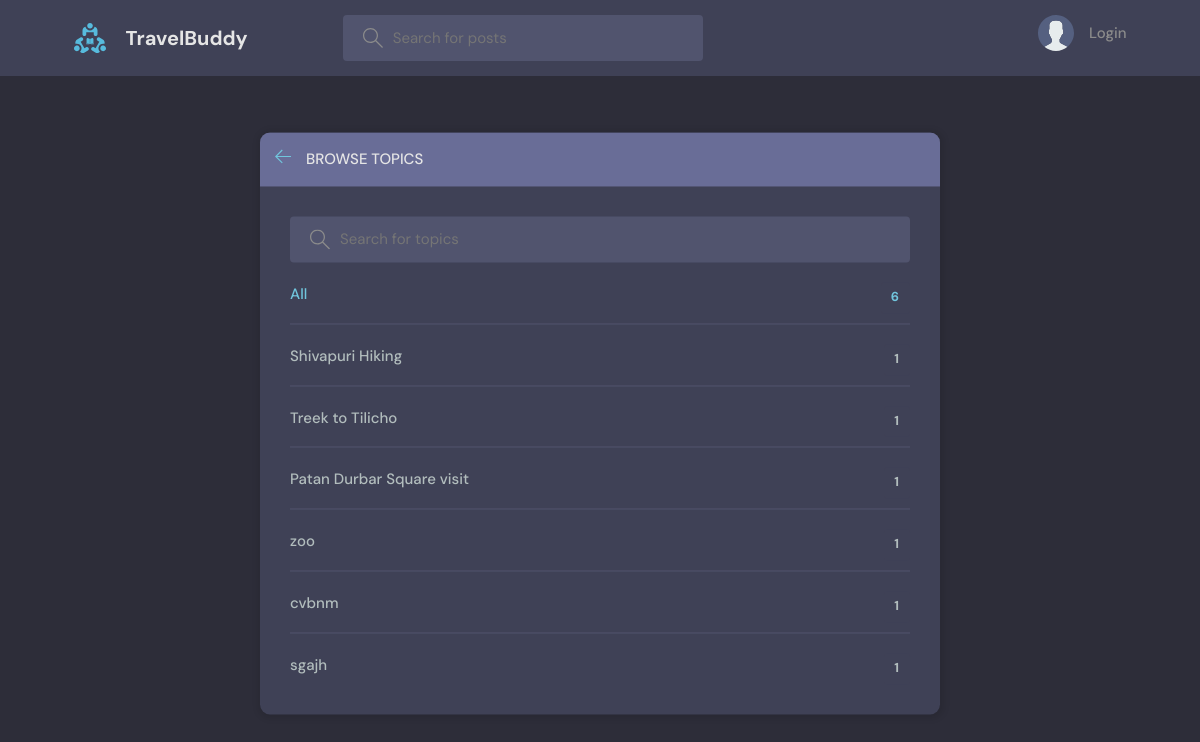
Before: /mainpage/chatbox/topics/ with the older database file.
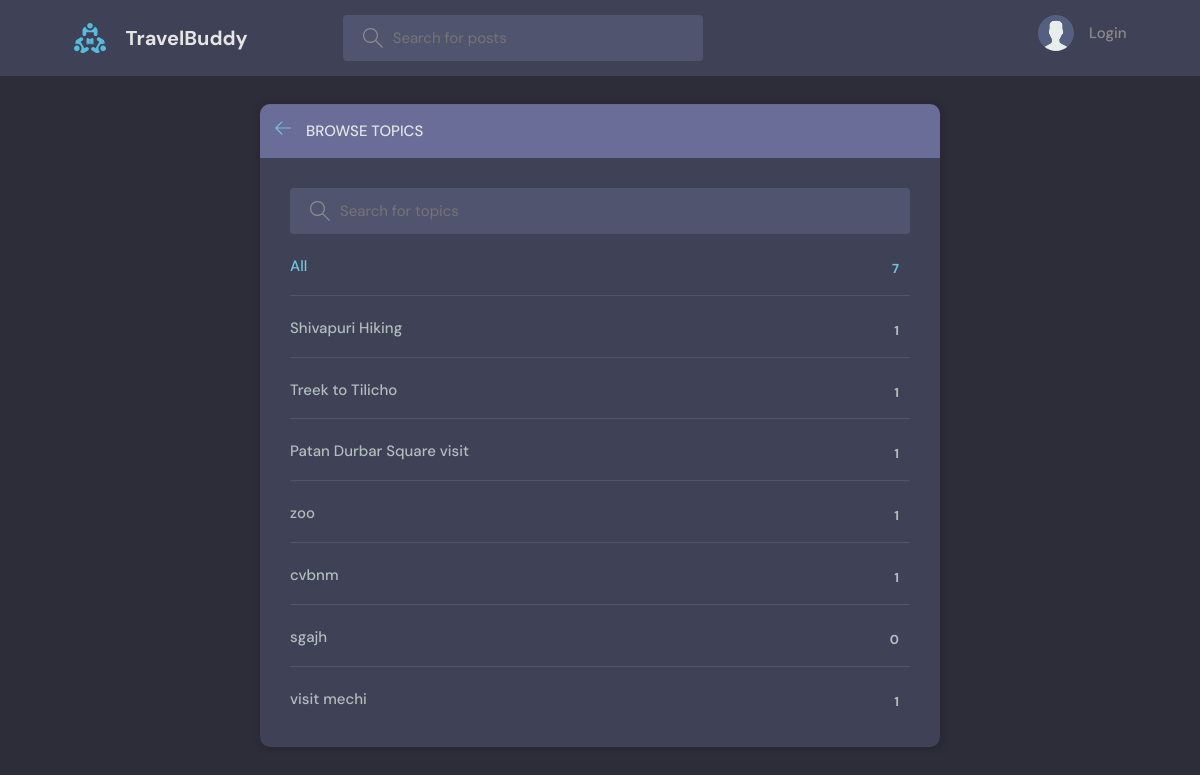
After: the same page with the newer database file.
### chatbox/models.py (models this page shows, shortened)
class Topic(models.Model):
    name = models.CharField(max_length=200)

### chatbox/views.py (the view)
# urls.py: path('topics/',views.topicsPage, name="topics"),
def topicsPage(request):
    q = request.GET.get('q') if request.GET.get('q') != None else ""
    topics = Topic.objects.filter(name__icontains=q)
    return render(request, 'chatbox/topics.html',{'topics':topics})

### chatbox/templates/chatbox/topics.html (shortened to what this page needs)
{% extends 'mains.html' %}
{% block content %}
<main class="create-room layout">
  <div class="container">
    <div class="layout__box">
      <div class="layout__boxHeader">
        <div class="layout__boxTitle">
          <a href="{% url 'index' %}">
            <svg version="1.1" xmlns="http://www.w3.org/2000/svg" width="32" height="32" viewBox="0 0 32 32">
              <title>arrow-left</title>
              <path
                d="M13.723 2.286l-13.723 13.714 13.719 13.714 1.616-1.611-10.96-10.96h27.625v-2.286h-27.625l10.965-10.965-1.616-1.607z">
              </path>
            </svg>
          </a>
          <h3>Browse Topics</h3>
        </div>
      </div>
      <div class="topics-page layout__body">
        <form action="" method="GET" class="header__search">
          <label>
            <input name="q" placeholder="Search for topics" />
          </label>
        </form>
        <ul class="topics__list">
          <li>
            <a href="{% url 'topics' %}" class="active">All <span>{{topics.count}}</span></a>
          </li>
          {% for topic in topics %}
          <li>
            <a href="{% url 'index' %}?q={{topic.name}}">{{ topic.name }} <span>{{topic.room_set.all.count}}</span></a>
          </li>
          {% endfor %}
        </ul>
      </div>
    </div>
  </div>
</main>
{% endblock content %}

Changed rows visible on the page:
computed for Topic "sgajh": room_set.all.count "1" → "0"
added Topic: name "visit mechi", room_set.all.count "1"
Other visible differences:
{{ topics.count }}: "6" → "7"
